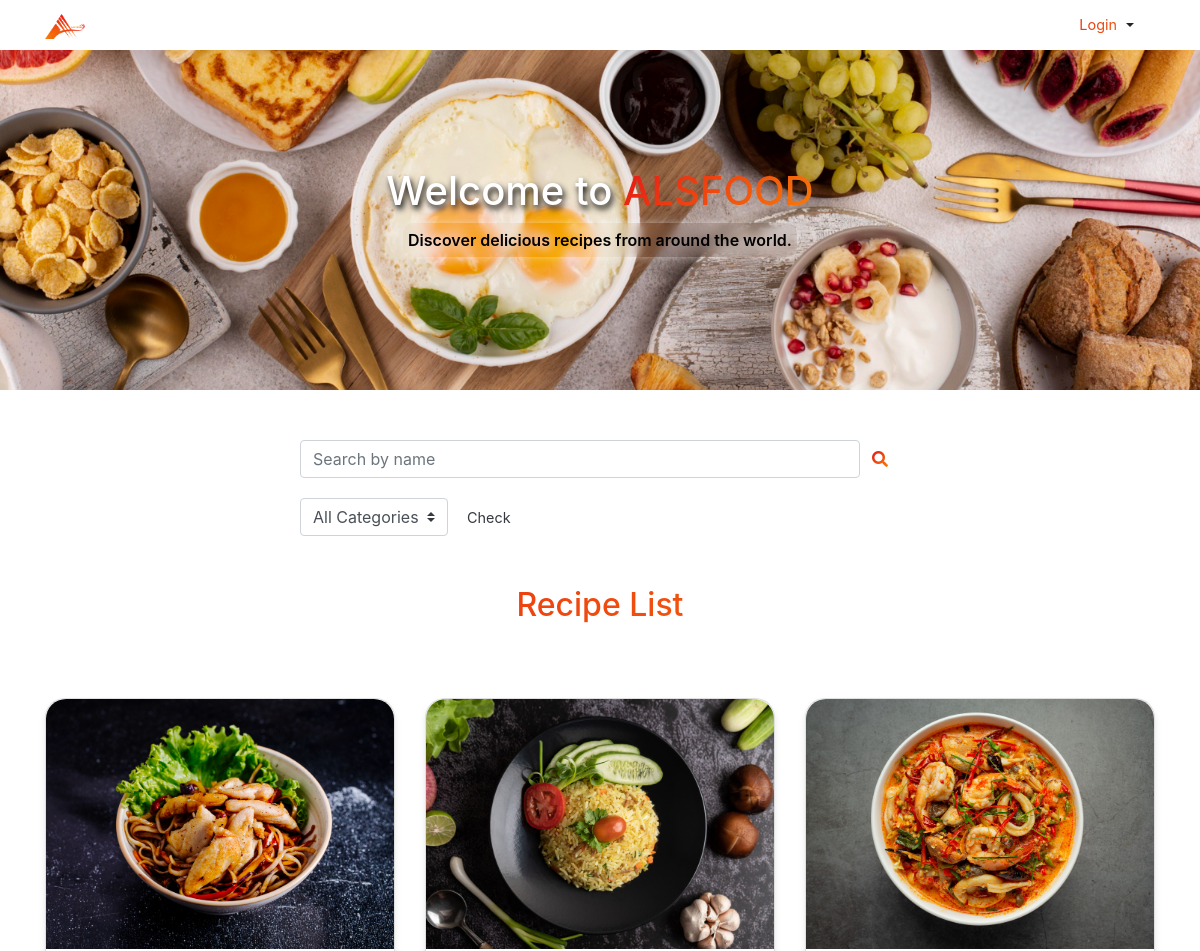
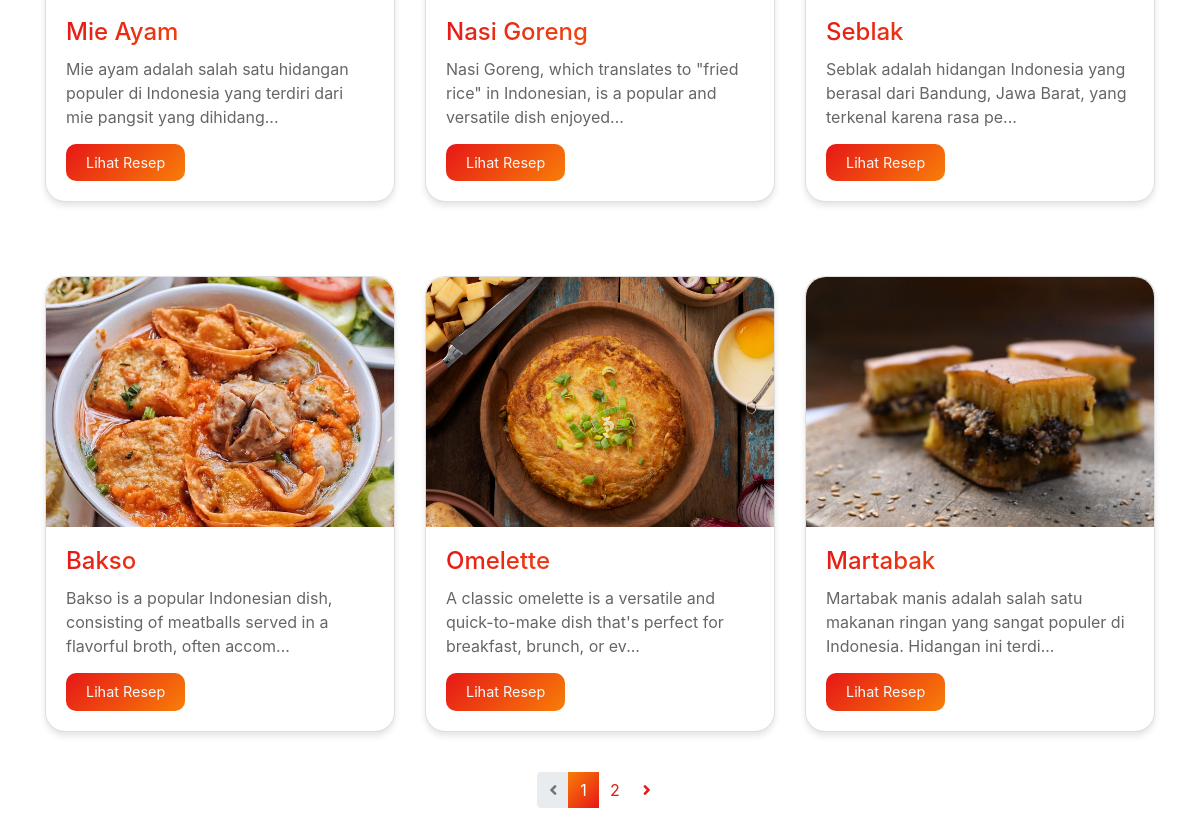
Before: / with the older database file (2 pictures, top to bottom).
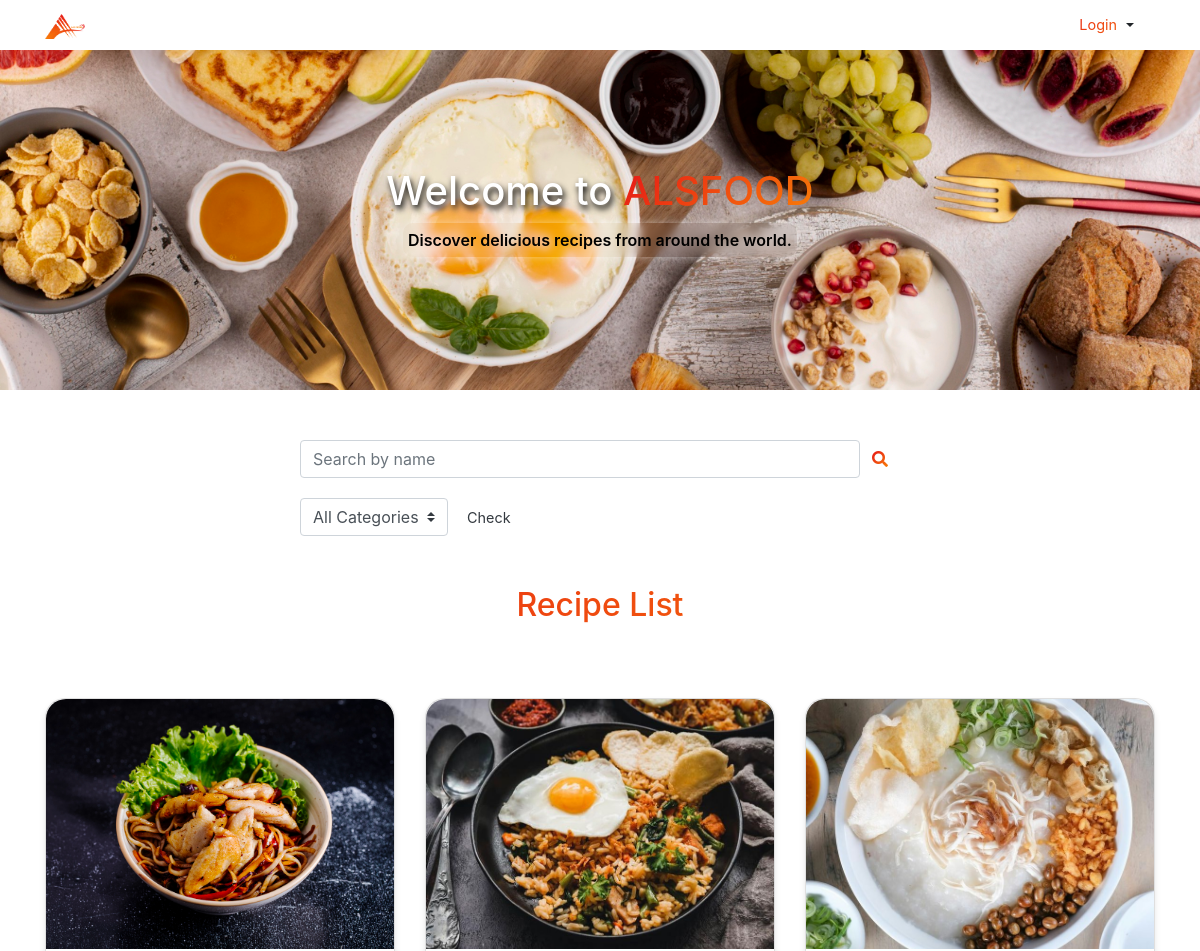
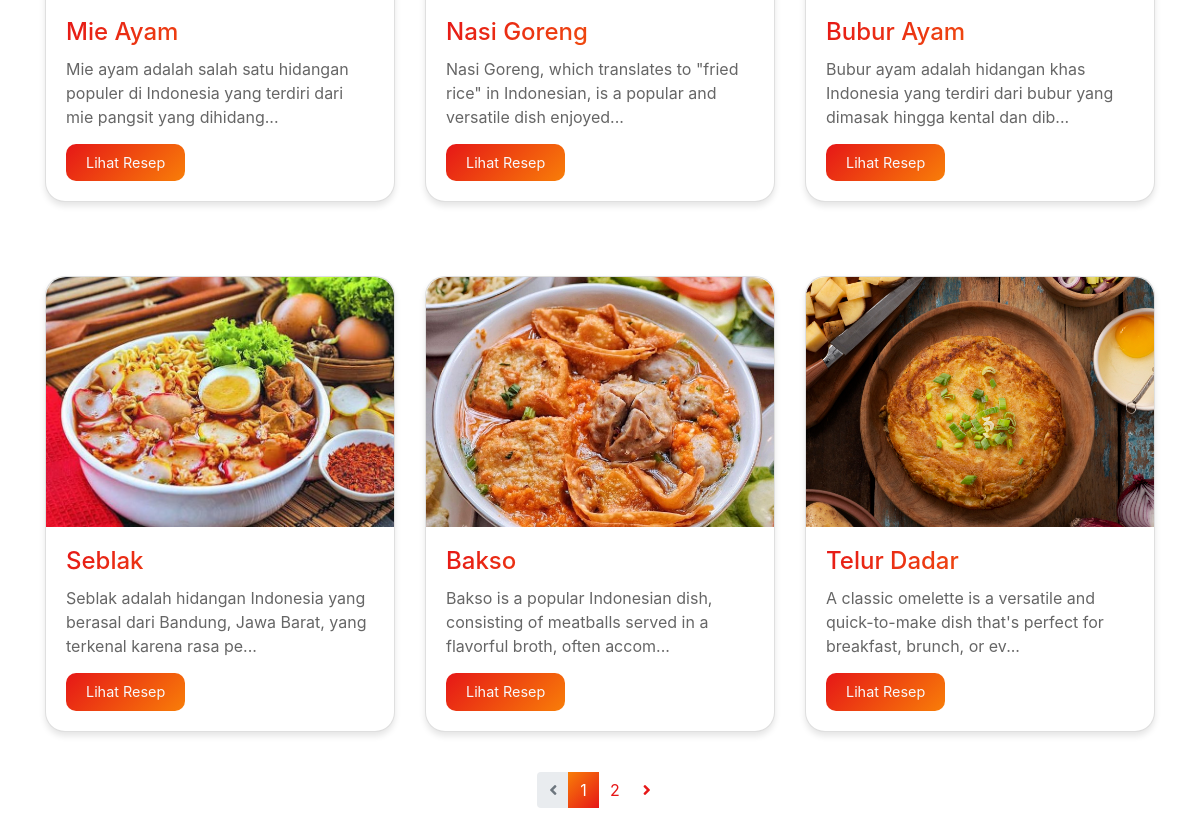
After: the same page with the newer database file (2 pictures, top to bottom).
### tables this page shows
CREATE TABLE `details` (
  `id_details` int(11) NOT NULL,
  `id_category` int(11) DEFAULT NULL,
  `id_difficulty` int(11) DEFAULT NULL,
  `durasi` int(11) DEFAULT NULL,
  `deskripsi` varchar(10000) DEFAULT NULL,
  `nama_makanan` varchar(50) DEFAULT NULL,
  `resep` longtext DEFAULT NULL,
  `foto` text DEFAULT NULL
);

### index.php (the view, shortened to what this page needs)
<!DOCTYPE html>
<html lang="en">
<head>
    <link rel="stylesheet" href="https://stackpath.bootstrapcdn.com/bootstrap/4.5.2/css/bootstrap.min.css">
    <link rel="stylesheet" href="https://cdnjs.cloudflare.com/ajax/libs/font-awesome/5.15.3/css/all.min.css">
</head>
<body>
<nav class="navbar navbar-expand-lg navbar-light bg-blue-opacity fixed-top" role="navigation">
    <div class="container">
        <a class="navbar-brand" href="#">
            <img src="./assets/Group 24.png" alt="">
        </a>
        <ul class="nav navbar-nav flex-row justify-content-between ml-auto">
            <li class="dropdown order-1">
                <button type="button" id="dropdownMenu1" data-toggle="dropdown" class="btn dropdown-toggle gradient-text">Login <span class="caret"></span></button>
            </li>
        </ul>
    </div>
</nav>
<section class="hero d-flex align-items-center">
    <div class="container">
        <div class="row">
            <div class="col-lg-12 hero-content black">
                <h1 class="text-white "> <span class="w"> Welcome to </span><span class="gradient-text"> ALSFOOD </span></h1>
                <p class="light-70 black">Discover delicious recipes from around the world.</p>
            </div>
        </div>
    </div>
</section>
<div class="search-box">
    <form action="<?php echo htmlspecialchars($_SERVER["PHP_SELF"]); ?>" method="GET">
        <div class="input-group rounded">
            <input type="search" class="form-control rounded" placeholder="Search by name" aria-label="Search" aria-describedby="search-addon" name="search" value="<?php echo isset($_GET['search']) ? htmlspecialchars($_GET['search']) : ''; ?>">
            <span class="input-group-text border-0" id="search-addon">
                <i class="fas fa-search gradient-text"></i>
            </span>
        </div>
    </form>
</div>
<div class="pilih-box">
    <form action="<?php echo htmlspecialchars($_SERVER["PHP_SELF"]); ?>" method="GET">
        <div class="input-group rounded">
            <div class="input-group-prepend">
                <select class="custom-select" name="pilih">
                    <option value="" <?php echo empty($_GET['pilih']) ? 'selected' : ''; ?>>All Categories</option>
                </select>
            </div>
            <div class="input-group-append">
                <button class="btn btn-transparent btn-block text-dark" type="submit" value="<?php echo isset($_GET['pilih']) ? htmlspecialchars($_GET['pilih']) : ''; ?>">Check</button>
            </div>
        </div>
    </form>
</div>
<section class="container mt-5">
    <h2 class="text-center mb-4 gradient-text" >Recipe List</h2>
    <div class="row">
    <?php
        include "./db/koneksi.php";
        $limit = 6;
        $page = isset($_GET['page']) ? $_GET['page'] : 1;
        $offset = ($page - 1) * $limit;
        $query = "SELECT d.*, c.tipe AS nama_kategori, di.level AS nama_tingkat_kesulitan
        FROM details d
        JOIN category c ON d.id_category = c.id_category
        JOIN difficulty di ON d.id_difficulty = di.id_difficulty";
        $query .= " ORDER BY d.id_category, d.id_details DESC LIMIT $limit OFFSET $offset";
        $result = mysqli_query($conn, $query) or die(mysqli_error($conn));
        if (mysqli_num_rows($result) == 0) {
            echo "<div class='container text-center mt-5'>
                    <h3>Resep Tidak Terdaftar</h3>
                    <br>
                  </div>";
        } else {
            while ($row = mysqli_fetch_assoc($result)) {
                echo "<div class='col-md-4 mb-4'>
                        <div class='card'>
                            <img src='./uploads/{$row['foto']}' class='card-img-top' alt='{$row['nama_makanan']}'>
                            <div class='card-body'>
                                <h5 class='card-title'>
                                    <a href='#' class='text-decoration-none'>{$row['nama_makanan']}</a>
                                </h5>
                                <p class='card-text'>
                                    <span class='read-more-short'>" . substr($row['deskripsi'], 0, 100) . "...</span>
                                    <span class='read-more-content'>{$row['deskripsi']}</span>
                                </p>
                                <button type='button' class='btn btnn-primary text-light' data-toggle='modal' data-target='#myModal{$row['id_details']}'>
                                    Lihat Resep
                                </button>
                            </div>
                        </div>
                      </div>";
        }
        }
        ?>
    </div>
</section>
<section class="container mt-3">
    <div class="row justify-content-center">
        <div class="col-md-6">
            <ul class="pagination justify-content-center">
                <?php
               $total_query = "SELECT COUNT(*) AS total FROM details";
                $total_result = mysqli_query($conn, $total_query) or die(mysqli_error($conn));
                $total_row = mysqli_fetch_assoc($total_result)['total'];
                $total_pages = ceil($total_row / $limit);
                $prev_page = $page - 1;
                $next_page = $page + 1;
                echo "<li class='page-item " . ($page == 1 ? 'disabled' : '') . "'><a class='page-link' href='" . htmlspecialchars($_SERVER["PHP_SELF"]) . "?page=$prev_page" . (isset($_GET['search']) ? "&search=" . $_GET['search'] : '') . "'><i class='fas fa-angle-left'></i></a></li>";
                for ($i = 1; $i <= $total_pages; $i++) {
                    $active = ($i == $page) ? 'active' : '';
                    echo "<li class='page-item $active'><a class='page-link' href='" . htmlspecialchars($_SERVER["PHP_SELF"]) . "?page=$i" . (isset($_GET['search']) ? "&search=" . $_GET['search'] : '') . "'>$i</a></li>";
                }
                echo "<li class='page-item " . ($page == $total_pages ? 'disabled' : '') . "'><a class='page-link' href='" . htmlspecialchars($_SERVER["PHP_SELF"]) . "?page=$next_page" . (isset($_GET['search']) ? "&search=" . $_GET['search'] : '') . "'><i class='fas fa-angle-right'></i></a></li>";
                ?>
            </ul>
        </div>
    </div>
</section>
</body>
</html>

### index.php (style rules this page uses)
.w { text-shadow: 2px 4px 6px black; }
.light-70 { color: #ffffff; font-weight: 600; backdrop-filter: blur(5px); transition: backdrop-filter 0.3s ease; box-shadow: 0 0 10px rgba(255, 255, 255, 0.5); border-radius: 10px; display: inline-block; padding: 5px; }
.gradient-text { background: linear-gradient(135deg, #E61717, #F87E08); -webkit-background-clip: text; -webkit-text-fill-color: transparent; }
.btnn-primary { background: linear-gradient(135deg, #E61717, #F87E08); color: white; border: none; }
.btnn-primary:not(.disabled):not(:disabled) { color: white; }
.black { color: #000000; font-weight: 600; }
.bg-blue-opacity { background-color: rgba(0, 123, 255, 0.8); }
.navbar { height: 50px; background-color: rgba(255, 255, 255, 0.6); }
.navbar-brand img { width: 40px; }
.hero { background-image: url('./assets/2149141362.jpg'); background-size: cover; height: 340px; background-position: center; color: #ffffff; padding: 100px 0; margin-top: 50px; }
.hero-content { max-width: 600px; margin: 0 auto; text-align: center; }
.card { border-radius: 20px; box-shadow: 0 4px 6px rgba(0, 0, 0, 0.1); transition: all 0.3s ease; margin-top: 50px; }
.card-img-top { border-top-left-radius: 20px; border-top-right-radius: 20px; height: 250px; object-fit: cover; }
.card-body { padding: 20px; }
.card-title { font-size: 1.5rem; margin-bottom: 10px; background: linear-gradient(135deg, #E61717, #F87E08); -webkit-background-clip: text; -webkit-text-fill-color: transparent; }
.card-text { margin-bottom: 15px; color: #666; }
.btn { border-radius: 10px; font-size: 0.9rem; padding: 8px 20px; }
.search-box { max-width: 600px; margin: 50px auto; }
.input-group-text { background: transparent; }
.dropdown { background-color: transp; }
.dropdown-toggle::after { margin-left: 5px; }
.pagination .page-link { color: #E61717; border: none; background: transparent; }
.pagination .page-item.active .page-link { background: linear-gradient(135deg, #F87E08, #E61717); color: white; border: none; }
.pagination .page-item.disabled .page-link { background: #e9ecef; color: #6c757d; border: none; }
.btn-transparent { margin-right: 10px; }
.pilih-box { max-width: 600px; margin: -30px auto 0; }

Changed rows visible on the page:
no longer on this page (row edited): details: foto (picture), nama_makanan "Martabak", deskripsi "Martabak manis adalah salah satu makanan ringan yang sangat populer di Indonesia. Hidangan ini terdi"
changed details "Nasi Goreng": foto: a different picture
added details: foto (picture), nama_makanan "Bubur Ayam", deskripsi "Bubur ayam adalah hidangan khas Indonesia yang terdiri dari bubur yang dimasak hingga kental dan dib"
changed details "Seblak": foto: a different picture
changed details: nama_makanan "Omelette" → "Telur Dadar"
